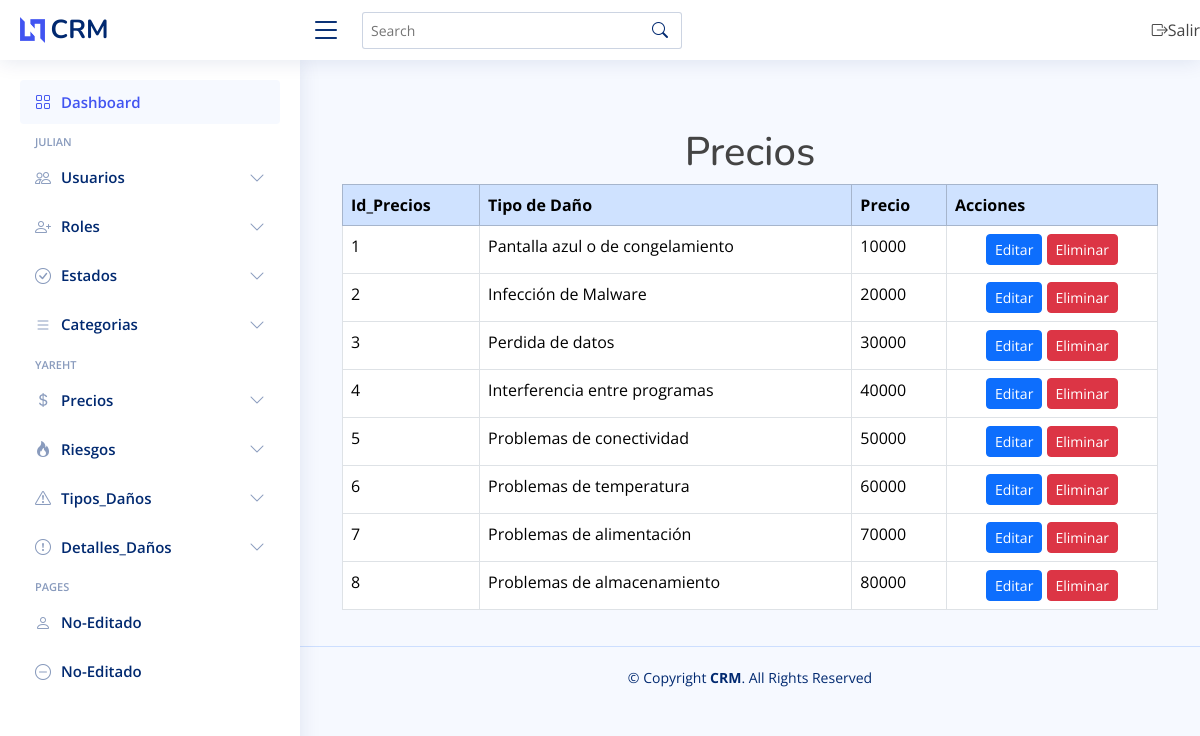
Page /Admin/Visualizar/precios.php (signed in) on the committed database.
### tables this page shows
CREATE TABLE `precios` (
  `id_pre` int(10) NOT NULL,
  `id_daño` int(10) NOT NULL,
  `precio` decimal(65,0) NOT NULL
);

### Admin/Visualizar/precios.php (the view, shortened to what this page needs)
<?php
    $DataBase = new Database;
    $con = $DataBase -> conectar();
?>
<?php include "../Template/header.php"; ?>
<div class="container mt-5">
    <h1 class="text-center">Precios</h1>
    <table class="table table-bordered">
        <thead class="table-primary">
            <tr>
                <th>Id_Precios</th>
                <th>Tipo de Daño</th>
                <th>Precio</th>
                <th>Acciones</th>
            </tr>
        </thead>
        <tbody>
            <?php
            $consulta = "SELECT * FROM precios, tipo_daño WHERE precios.id_daño = tipo_daño. id_daño";
            $resultado = $con->query($consulta);
            while ($fila = $resultado->fetch()) {
                echo '
                <tr>
                    <td>' . $fila["id_pre"] . '</td>
                    <td>' . $fila["nombre"] . '</td>
                    <td>' . $fila["precio"] . '</td>
                    <td>
                        <div class="text-center">
                            <a href="../Actualizar/editar_pre.php?id_pre=' . $fila["id_pre"] . '" class="btn btn-primary btn-sm">Editar</a>
                            <a href="../Eliminar/eliminar_pre.php?id_pre=' . $fila["id_pre"] . '" class="btn btn-danger btn-sm">Eliminar</a>
                        </div>
                    </td>
                </tr>';
            }
            ?>
        </tbody>
    </table>
</div>
<?php include "../Template/footer.php"; ?>

### Admin/assets/css/style.css (style rules this page uses)
:root { scroll-behavior: smooth; }
body { font-family: "Open Sans", sans-serif; background: #f6f9ff; color: #444444; }
a { color: #4154f1; text-decoration: none; }
h1, h2, h3, h4, h5, h6 { font-family: "Nunito", sans-serif; }

### rows in the picture
precios: id_pre "1", id_daño.nombre "Pantalla azul o de congelamiento", precio "10000"
precios: id_pre "2", id_daño.nombre "Infección de Malware", precio "20000"
precios: id_pre "3", id_daño.nombre "Perdida de datos", precio "30000"
precios: id_pre "4", id_daño.nombre "Interferencia entre programas", precio "40000"
precios: id_pre "5", id_daño.nombre "Problemas de conectividad", precio "50000"
precios: id_pre "6", id_daño.nombre "Problemas de temperatura", precio "60000"
precios: id_pre "7", id_daño.nombre "Problemas de alimentación", precio "70000"
precios: id_pre "8", id_daño.nombre "Problemas de almacenamiento", precio "80000"
